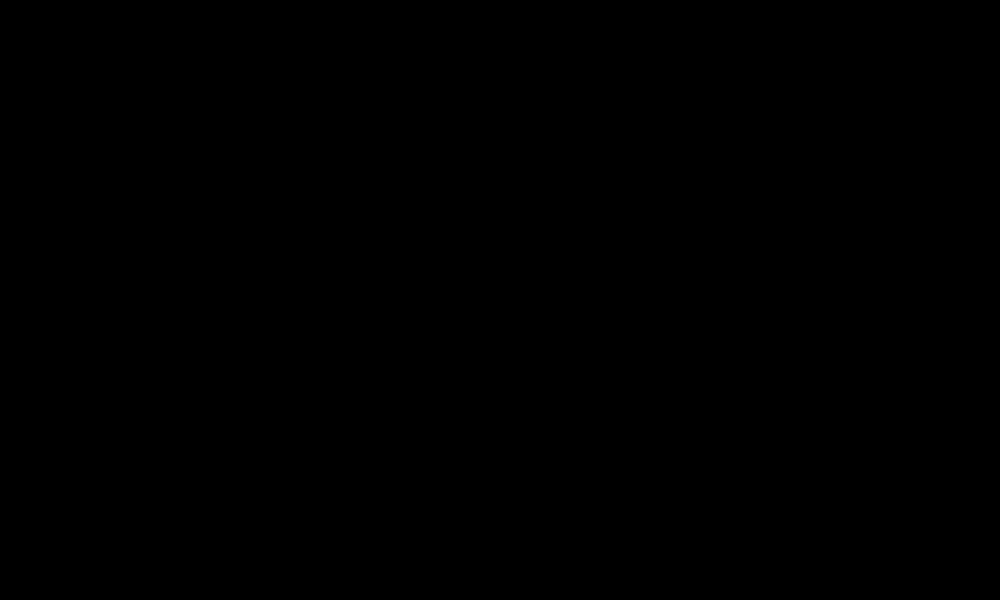
Frame 1 (no input)
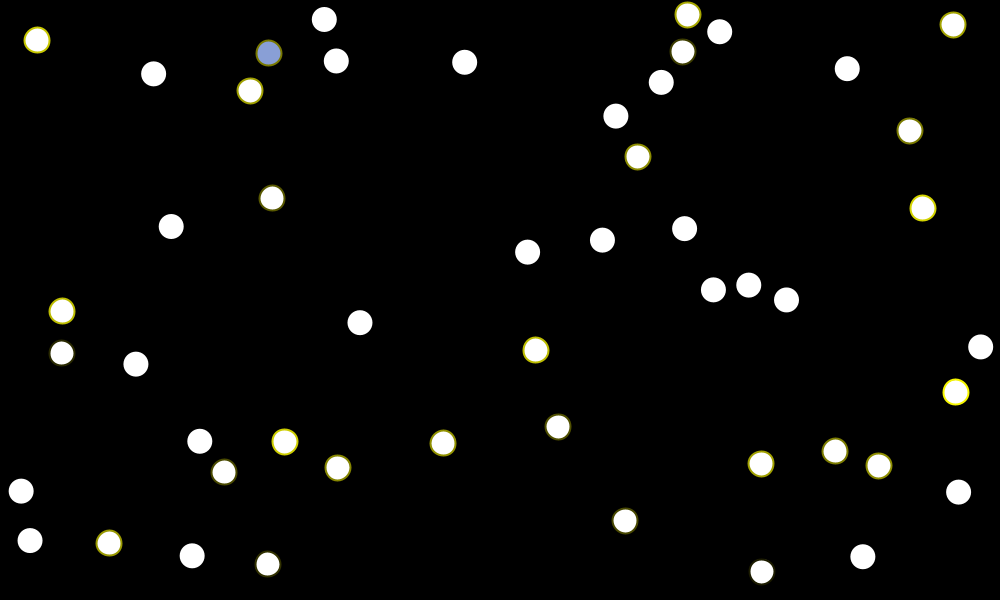
Frame 60 (the mouse pressed at the canvas centre just before this capture)
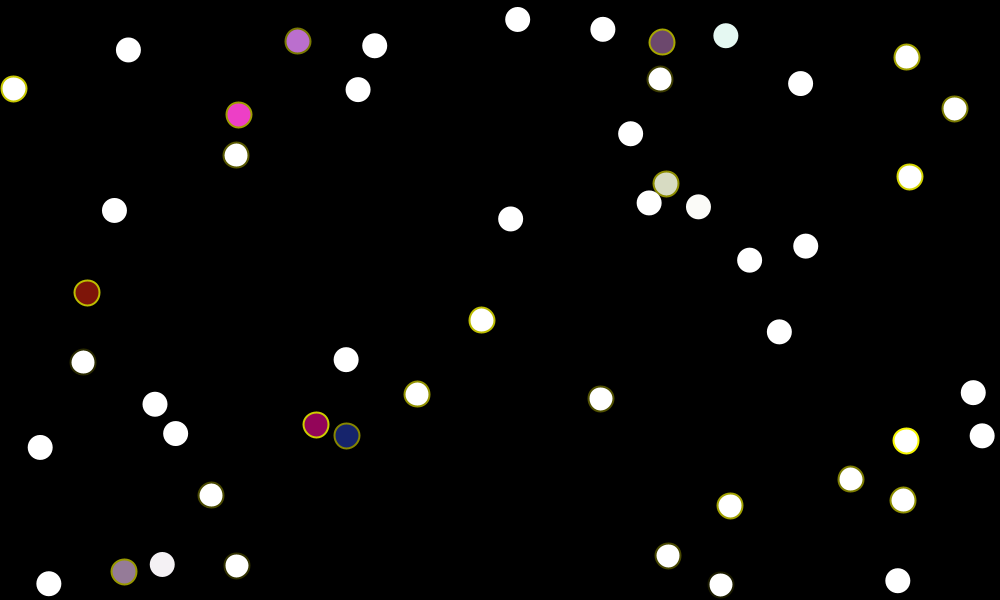
Frame 120 (the mouse held since frame 60 and released just before this capture)

The Processing sketch that drew these frames (run headless with seeded random() and noise(); from frame 60 on, the mouse is pressed at the canvas centre):

// Processing sketch: Collisions
// ── Collisions.pde
/** Collisions example
(Slighthly modified)
See: <source>???
*/

int circles = 50;
boolean torus=false;

boolean trace=false;
int diameter=25;
int radius=diameter/2;
float maxspeed=1;
int FRAMERATE=200;
int VISFREQ=4; ///< every N

float[] xpos = new float[circles];
float[] ypos = new float[circles];
float[] xspeed = new float[circles];
float[] yspeed = new float[circles];

boolean[] ischild = new boolean[circles];
float[] wellbeing = new float[circles]; //Moving average of interactions results

//Parents - bounded confidence
//Children - wellbeing with treshold (?) const-diff(attitudes)   
//           Where const +-= confidence treshold
//


boolean[] circon = new boolean[circles]; ///< ??
color[] circolor = new color[circles];   ///< Atitude?

boolean[] collision = new boolean[circles]; ///< ?

/// Is this position free?
boolean freePosition(int i)
{
  for(int j=0;j<circles;j++)
      if( j!=i 
      && dist(xpos[i],ypos[i],xpos[j],ypos[j])<=diameter )
            return false;
  return true;
}

void setup()
{
  size(1000,600);
  smooth();
  background(0);
  frameRate(FRAMERATE);
  strokeWeight(2); //not neded

  for(int i=0;i<circles;i++){
    do{
    xpos[i] = diameter/2+random(width-diameter);
    ypos[i] = diameter/2+random(height-diameter);
    }while(!freePosition(i));
    xspeed[i] = random(maxspeed*0.2,maxspeed)*(random(1.0)<0.5?-1:1);
    yspeed[i] = random(maxspeed*0.2,maxspeed)*(random(1.0)<0.5?-1:1);
    ischild[i] = random(1.0)<0.5;
    circon[i] = true;
    circolor[i] = color(255);
    collision[i] = false;
    wellbeing[i]= random(255);
  }
}

void visualisation()
{
  if(!trace) background(0);
  else { fill(0,1);rect(0,0,width,height);}
  for(int i=0;i<circles;i++){
    fill(circolor[i]);
    if(ischild[i]) stroke(wellbeing[i],wellbeing[i],0);
    else noStroke();
    ellipse(xpos[i],ypos[i],diameter,diameter);
  }
}

void movement()
{
  for(int i=0;i<circles;i++){
    ypos[i]+=yspeed[i];
    xpos[i]+=xspeed[i];
  }
}

/// Implements collisions with borders
void bordersReaction()
{
  for(int i=0;i<circles;i++)
    if(torus)
    {
      if(xpos[i]<0) xpos[i]=width-xpos[i];
      else
      if(xpos[i]>width) xpos[i]-=width;
      
      if(ypos[i]<0) ypos[i]=height-ypos[i];
      else
      if(ypos[i]>height) ypos[i]-=height;
    }
    else //Borders detection should depend on circle radius!
    {
      if(ypos[i]>(height-radius) || ypos[i]<radius)
        yspeed[i]*=-1;
      
      if(xpos[i]>(width-radius) || xpos[i]<radius)
        xspeed[i]*=-1;
    } 
}

/// It detects collisions and triggers appropriate reaction procedures
void findcollisions()
{
    for(int i=0;i<(circles-1);i++){
     for(int j=(i+1);j<circles;j++){ 
      if( dist(xpos[i],ypos[i],xpos[j],ypos[j]) < diameter ){
          
          physicalCollision(i,j);
          
          if(ischild[i]) childReaction(i,j);
          else parentReaction(i,j);
          
          if(ischild[j]) childReaction(j,i);
          else parentReaction(j,i);
          
          //Prevent multiple reactions
          collision[i]=true;
          collision[j]=true;
      }
     }
    }
    
    for(int i=0;i<circles;i++) collision[i]=false; //Clear collisions
}

/// Elastic rebound, i.e. the physical reaction to collisions
void physicalCollision(int i,int j)
{
  if(collision[i]==false){
     xspeed[i] *= -1;
     yspeed[i] *= -1;
  }
  
  if(collision[j]==false){
     xspeed[j] *= -1;
     yspeed[j] *= -1;
  }
}

/// i-th agent reacts, j-th agent supplies data only!
void childReaction(int i,int j)
{
  if(collision[i]==false){
    //... YOUR CODE
    //eg.:
    if(random(255)<wellbeing[i])
       circolor[i]=color(random(255),random(255),random(255));
    else
       circolor[i]=color(0.5*red(circolor[i])+0.5*red(circolor[j]),
                      0.5*green(circolor[i])+0.5*green(circolor[j]),
                      0.5*blue(circolor[i])+0.5*blue(circolor[j]));
  }
}

/// i-th agent reacts, j-th agent supplies data only!
void parentReaction(int i,int j)
{
  if(collision[i]==false){
    //... YOUR CODE
    //eg.:
    circolor[i]=color(0.9*red(circolor[i])+0.1*red(circolor[j]),
                      0.9*green(circolor[i])+0.1*green(circolor[j]),
                      0.9*blue(circolor[i])+0.1*blue(circolor[j]));
  }
}

void draw()
{
  if(frameCount%VISFREQ==0)visualisation();
  movement();
  bordersReaction();
  findcollisions();
}

//*////////////////////////////////////////////////////////////////////////////
// https://github.com/borkowsk/bookProcessingEN
//*////////////////////////////////////////////////////////////////////////////
